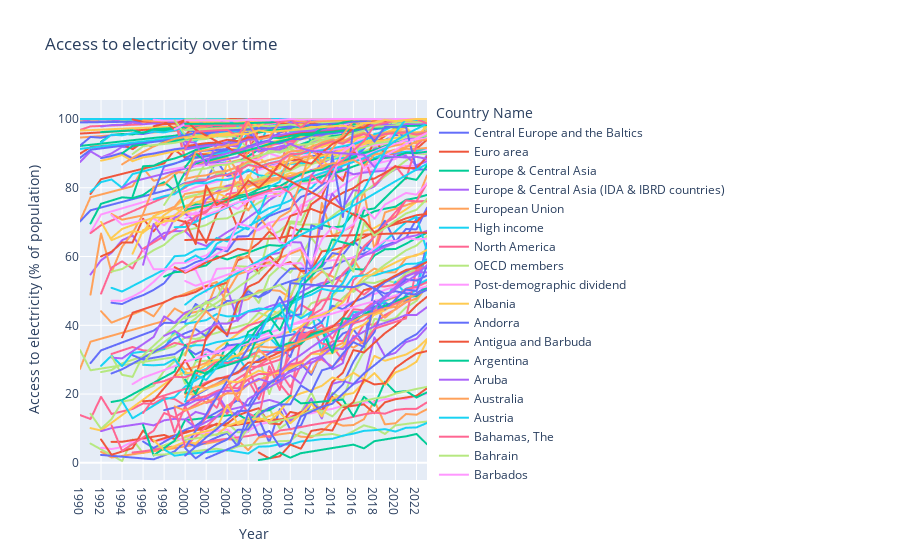

Notebook code for this chart:
### Code cell
import plotly.express as px

fig = px.line(
    electricity_by_country_by_year,
    x="Year",
    y="Access to electricity (% of population)",
    color="Country Name",
    title="Access to electricity over time",
)
fig.show()
